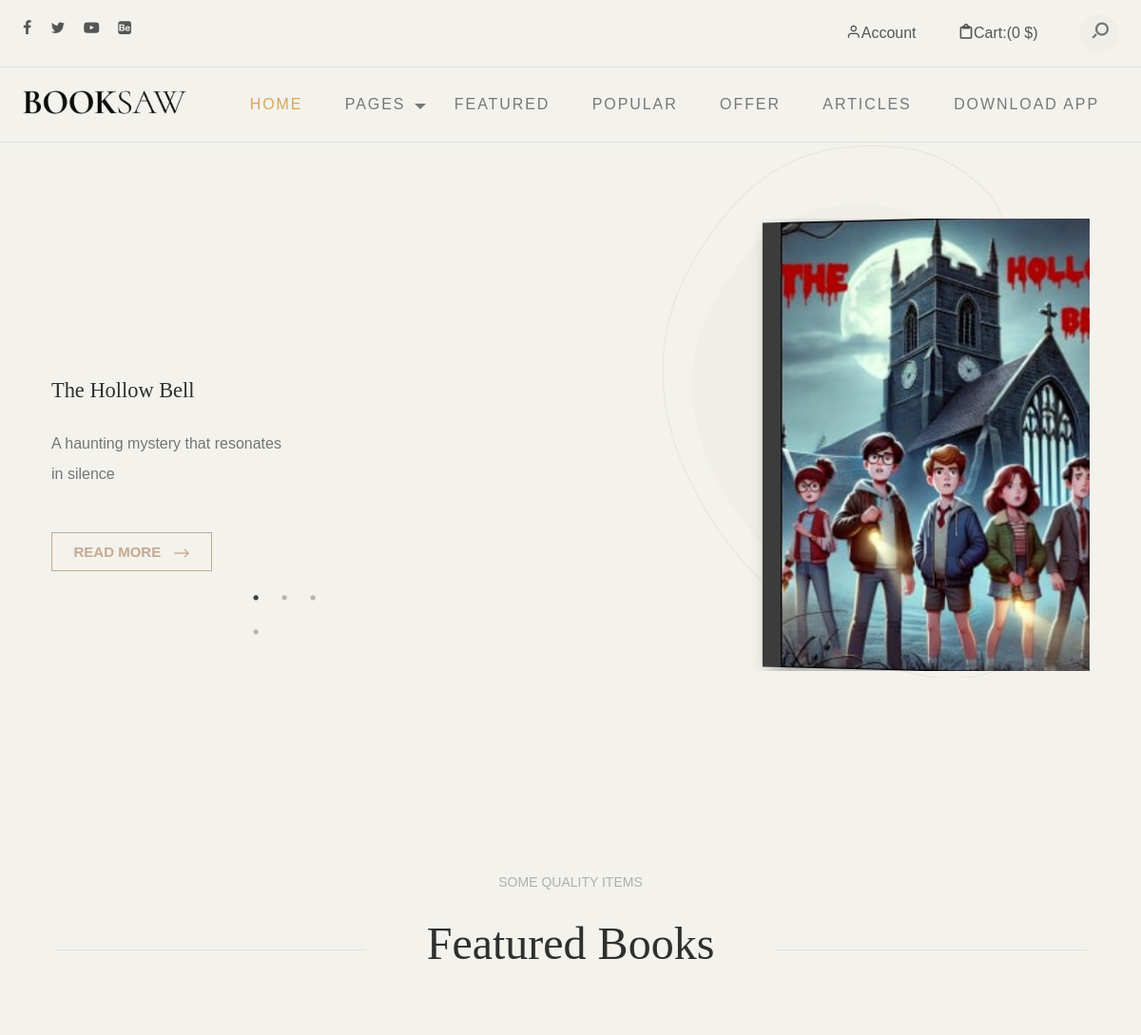
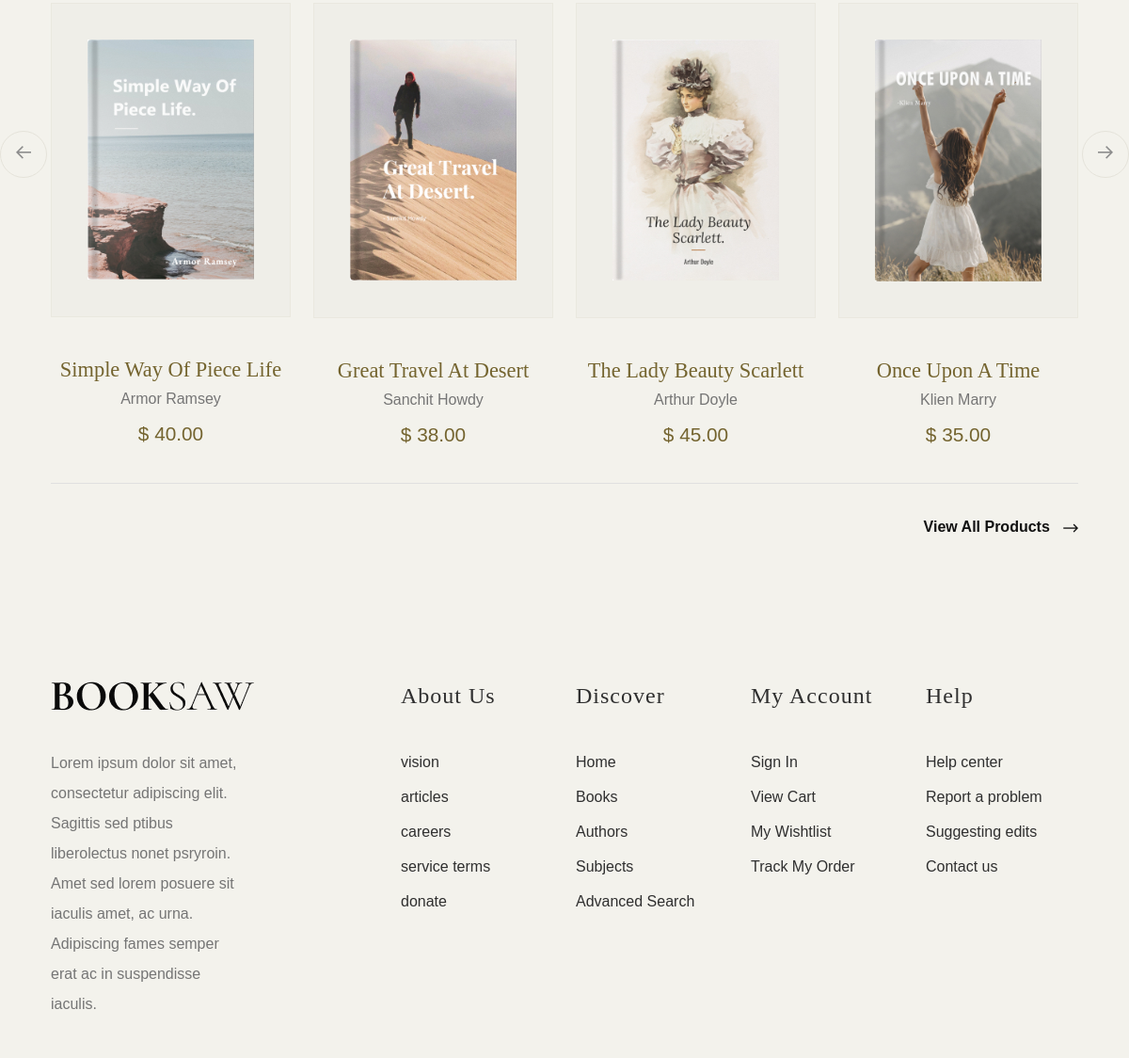
/dashboard/website/index.php (upper part), run on an earlier commit of the app's database (2 pictures, top to bottom).
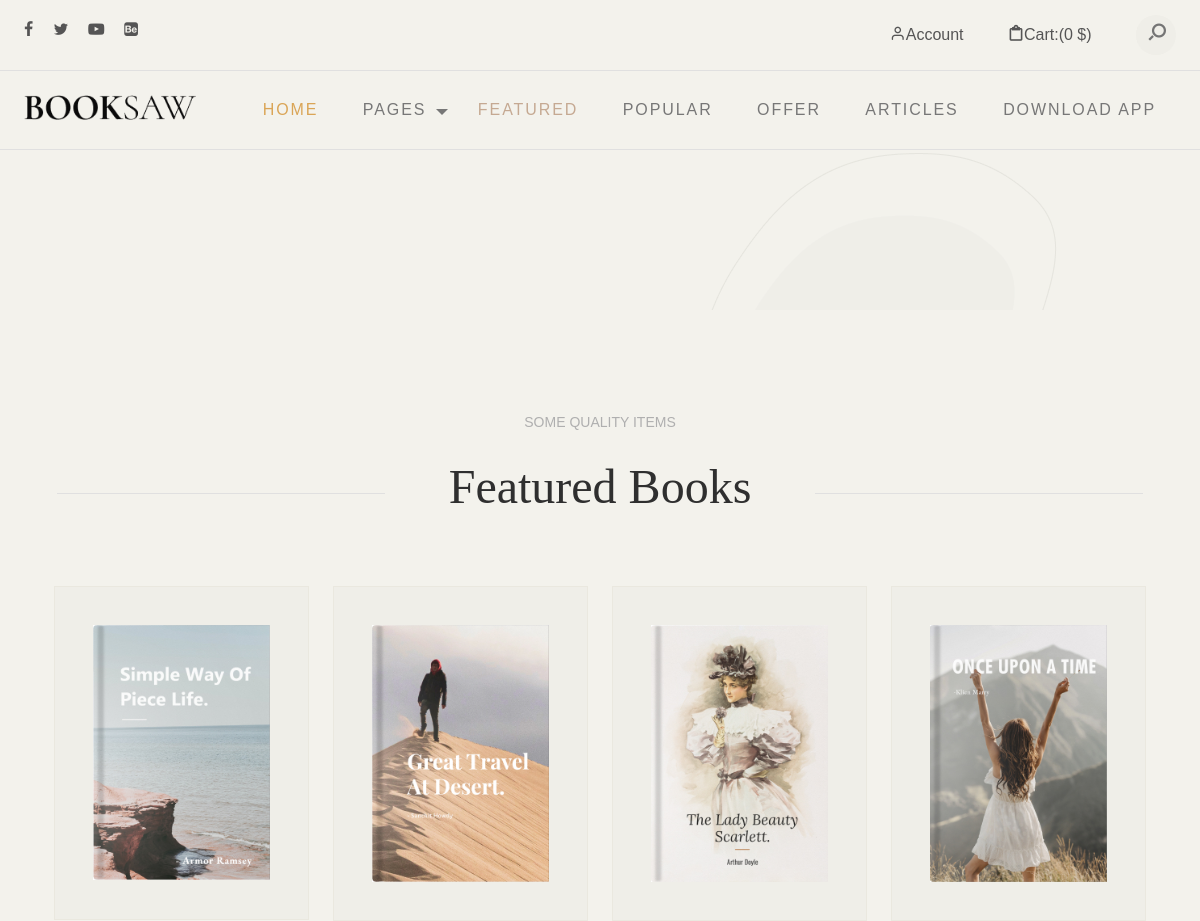
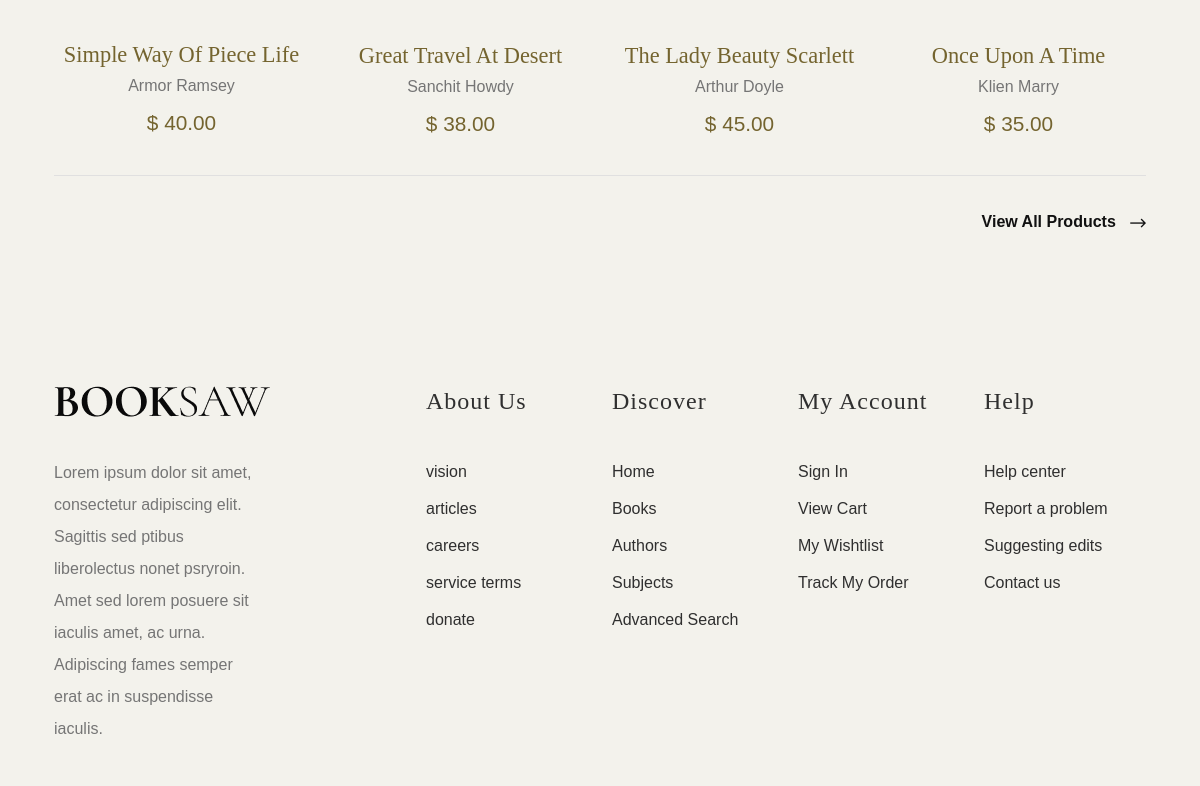
And on a later commit of the database (2 pictures, top to bottom).
### tables this page shows
CREATE TABLE `banners` (
  `id` int(11) NOT NULL,
  `title` varchar(255) NOT NULL,
  `description` text DEFAULT NULL,
  `image` varchar(255) NOT NULL,
  `created_at` timestamp NOT NULL DEFAULT current_timestamp()
);

### dashboard/website/index.php (the view, shortened to what this page needs)
<!DOCTYPE html>
<html lang="en">
<head>
	<link href="https://cdn.jsdelivr.net/npm/bootstrap@5.3.1/dist/css/bootstrap.min.css" rel="stylesheet"
>
	<link rel="stylesheet" type="text/css" href="css/normalize.css">
	<link rel="stylesheet" type="text/css" href="icomoon/icomoon.css">
	<link rel="stylesheet" type="text/css" href="css/vendor.css">
	<link rel="stylesheet" type="text/css" href="style.css">
	<link rel="stylesheet" type="text/css" href="https://cdn.jsdelivr.net/npm/slick-carousel@1.8.1/slick/slick.css" />
	<link rel="stylesheet" type="text/css" href="https://cdn.jsdelivr.net/npm/slick-carousel@1.8.1/slick/slick-theme.css" />
</head>
<body data-bs-spy="scroll" data-bs-target="#header" tabindex="0">
	<div id="header-wrap">
		<div class="top-content">
			<div class="container-fluid">
				<div class="row">
					<div class="col-md-6">
						<div class="social-links">
							<ul>
								<li>
									<a href="#"><i class="icon icon-facebook"></i></a>
								</li>
								<li>
									<a href="#"><i class="icon icon-twitter"></i></a>
								</li>
								<li>
									<a href="#"><i class="icon icon-youtube-play"></i></a>
								</li>
								<li>
									<a href="#"><i class="icon icon-behance-square"></i></a>
								</li>
							</ul>
						</div>
					</div>
					<div class="col-md-6">
						<div class="right-element">
							<a href="#" class="user-account for-buy"><i
									class="icon icon-user"></i><span>Account</span></a>
							<a href="#" class="cart for-buy"><i class="icon icon-clipboard"></i><span>Cart:(0
									$)</span></a>
							<div class="action-menu">
								<div class="search-bar">
									<a href="#" class="search-button search-toggle" data-selector="#header-wrap">
										<i class="icon icon-search"></i>
									</a>
									<form role="search" method="get" class="search-box">
										<input class="search-field text search-input" placeholder="Search"
											type="search">
									</form>
								</div>
							</div>
						</div>
					</div>
				</div>
			</div>
		</div>
		<header id="header">
			<div class="container-fluid">
				<div class="row">
					<div class="col-md-2">
						<div class="main-logo">
							<a href="index.html"><img src="images/main-logo.png" alt="logo"></a>
						</div>
					</div>
					<div class="col-md-10">
						<nav id="navbar">
							<div class="main-menu stellarnav">
								<ul class="menu-list">
									<li class="menu-item active"><a href="#home">Home</a></li>
									<li class="menu-item has-sub">
										<a href="#pages" class="nav-link">Pages</a>
									</li>
									<li class="menu-item"><a href="#featured-books" class="nav-link">Featured</a></li>
									<li class="menu-item"><a href="#popular-books" class="nav-link">Popular</a></li>
									<li class="menu-item"><a href="#special-offer" class="nav-link">Offer</a></li>
									<li class="menu-item"><a href="#latest-blog" class="nav-link">Articles</a></li>
									<li class="menu-item"><a href="#download-app" class="nav-link">Download App</a></li>
								</ul>
							</div>
						</nav>
					</div>
				</div>
			</div>
		</header>
	</div>
	<section id="billboard">
		<div class="container">
			<div class="row">
				<div class="col-md-12">
					<button class="prev slick-arrow">
						<i class="icon icon-arrow-left"></i>
					</button>
					<div class="main-slider pattern-overlay">
						<?php
						$conn = new mysqli("localhost", "root", "", "ebook");
						$query = "SELECT * FROM banners";
						$result = $conn->query($query);
						while ($row = $result->fetch_assoc()) {
						?>
							<div class="slider-item">
								<div class="row align-items-center">
									<div class="col-md-8">
										<div class="banner-content">
											<h3 class="banner-title"><?php echo $row['title']; ?></h3>
											<p><?php echo $row['description']; ?></p>
											<div class="btn-wrap">
												<a href="#" class="btn btn-outline-accent btn-accent-arrow">Read More
													<i class="icon icon-ns-arrow-right"></i>
												</a>
											</div>
										</div>
									</div>
									<div class="col-md-4 text-center">
										<img src="../assets/uploads/images/<?php echo $row['image']; ?>" alt="banner" class="img-fluid banner-image book-look-image">
									</div>
								</div>
							</div>
						<?php } ?>
					</div>
					<button class="next slick-arrow">
						<i class="icon icon-arrow-right"></i>
					</button>
				</div>
			</div>
		</div>
	</section>
	<section id="featured-books" class="py-5 my-5">
		<div class="container">
			<div class="row">
				<div class="col-md-12">
					<div class="section-header align-center">
						<div class="title">
							<span>Some quality items</span>
						</div>
						<h2 class="section-title">Featured Books</h2>
					</div>
					<div class="product-list" data-aos="fade-up">
						<div class="row">
							<div class="col-md-3">
								<div class="product-item">
									<figure class="product-style">
										<img src="images/product-item1.jpg" alt="Books" class="product-item">
									</figure>
									<figcaption>
										<h3>Simple way of piece life</h3>
										<span>Armor Ramsey</span>
										<div class="item-price">$ 40.00</div>
									</figcaption>
								</div>
							</div>
							<div class="col-md-3">
								<div class="product-item">
									<figure class="product-style">
										<img src="images/product-item2.jpg" alt="Books" class="product-item">
									</figure>
									<figcaption>
										<h3>Great travel at desert</h3>
										<span>Sanchit Howdy</span>
										<div class="item-price">$ 38.00</div>
									</figcaption>
								</div>
							</div>
							<div class="col-md-3">
								<div class="product-item">
									<figure class="product-style">
										<img src="images/product-item3.jpg" alt="Books" class="product-item">
									</figure>
									<figcaption>
										<h3>The lady beauty Scarlett</h3>
										<span>Arthur Doyle</span>
										<div class="item-price">$ 45.00</div>
									</figcaption>
								</div>
							</div>
							<div class="col-md-3">
								<div class="product-item">
									<figure class="product-style">
										<img src="images/product-item4.jpg" alt="Books" class="product-item">
									</figure>
									<figcaption>
										<h3>Once upon a time</h3>
										<span>Klien Marry</span>
										<div class="item-price">$ 35.00</div>
									</figcaption>
								</div>
							</div>
						</div>
					</div>
				</div>
			</div>
			<div class="row">
				<div class="col-md-12">
					<div class="btn-wrap align-right">
						<a href="#" class="btn-accent-arrow">View all products <i
								class="icon icon-ns-arrow-right"></i></a>
					</div>
				</div>
			</div>
		</div>
	</section>
	<footer id="footer">
		<div class="container">
			<div class="row">
				<div class="col-md-4">
					<div class="footer-item">
						<div class="company-brand">
							<img src="images/main-logo.png" alt="logo" class="footer-logo">
							<p>Lorem ipsum dolor sit amet, consectetur adipiscing elit. Sagittis sed ptibus liberolectus
								nonet psryroin. Amet sed lorem posuere sit iaculis amet, ac urna. Adipiscing fames
								semper erat ac in suspendisse iaculis.</p>
						</div>
					</div>
				</div>
				<div class="col-md-2">
					<div class="footer-menu">
						<h5>About Us</h5>
						<ul class="menu-list">
							<li class="menu-item">
								<a href="#">vision</a>
							</li>
							<li class="menu-item">
								<a href="#">articles </a>
							</li>
							<li class="menu-item">
								<a href="#">careers</a>
							</li>
							<li class="menu-item">
								<a href="#">service terms</a>
							</li>
							<li class="menu-item">
								<a href="#">donate</a>
							</li>
						</ul>
					</div>
				</div>
				<div class="col-md-2">
					<div class="footer-menu">
						<h5>Discover</h5>
						<ul class="menu-list">
							<li class="menu-item">
								<a href="#">Home</a>
							</li>
							<li class="menu-item">
								<a href="#">Books</a>
							</li>
							<li class="menu-item">
								<a href="#">Authors</a>
							</li>
							<li class="menu-item">
								<a href="#">Subjects</a>
							</li>
							<li class="menu-item">
								<a href="#">Advanced Search</a>
							</li>
						</ul>
					</div>
				</div>
				<div class="col-md-2">
					<div class="footer-menu">
						<h5>My account</h5>
						<ul class="menu-list">
							<li class="menu-item">
								<a href="#">Sign In</a>
							</li>
							<li class="menu-item">
								<a href="#">View Cart</a>
							</li>
							<li class="menu-item">
								<a href="#">My Wishtlist</a>
							</li>
							<li class="menu-item">
								<a href="#">Track My Order</a>
							</li>
						</ul>
					</div>
				</div>
				<div class="col-md-2">
					<div class="footer-menu">
						<h5>Help</h5>
						<ul class="menu-list">
							<li class="menu-item">
								<a href="#">Help center</a>
							</li>
							<li class="menu-item">
								<a href="#">Report a problem</a>
							</li>
							<li class="menu-item">
								<a href="#">Suggesting edits</a>
							</li>
							<li class="menu-item">
								<a href="#">Contact us</a>
							</li>
						</ul>
					</div>
				</div>
			</div>
		</div>
	</footer>
</body>
</html>

### dashboard/website/icomoon/icomoon.css (style rules this page uses)
[class^="icon-"], [class*=" icon-"] { font-family: 'icomoon' !important; speak: never; font-style: normal; font-weight: normal; font-variant: normal; text-transform: none; line-height: 1; -webkit-font-smoothing: antialiased; -moz-osx-font-smoothing: grayscale; }
.icon-ns-arrow-right:before { content: "\e90b"; }
.icon-user:before { content: "\e907"; }
.icon-search:before { content: "\e905"; }
.icon-clipboard:before { content: "\e908"; }
.icon-twitter:before { content: "\f099"; }
.icon-facebook:before { content: "\f09a"; }
.icon-youtube-play:before { content: "\f16a"; }
.icon-behance-square:before { content: "\f1b5"; }
.icon-arrow-left:before { content: "\e900"; }
.icon-arrow-right:before { content: "\e901"; }

### dashboard/website/index.php (style rules this page uses)
.book-look-image { border-left: 20px solid #3c3c3c; box-shadow: 8px 8px 20px rgba(0, 0, 0, 0.3); width: 100%; display: block; transform: perspective(800px) rotateY(-5deg); transition: box-shadow 0.3s ease, transform 0.3s ease; }

What changed in the data, as far as the page shows it:
removed banners: title "The Hollow Bell", description "A haunting mystery that resonates in silence", image (picture)
